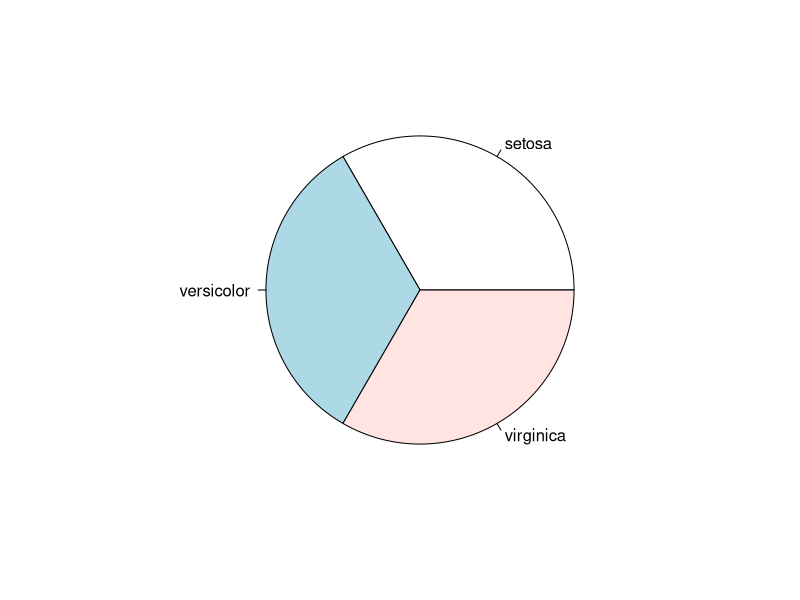
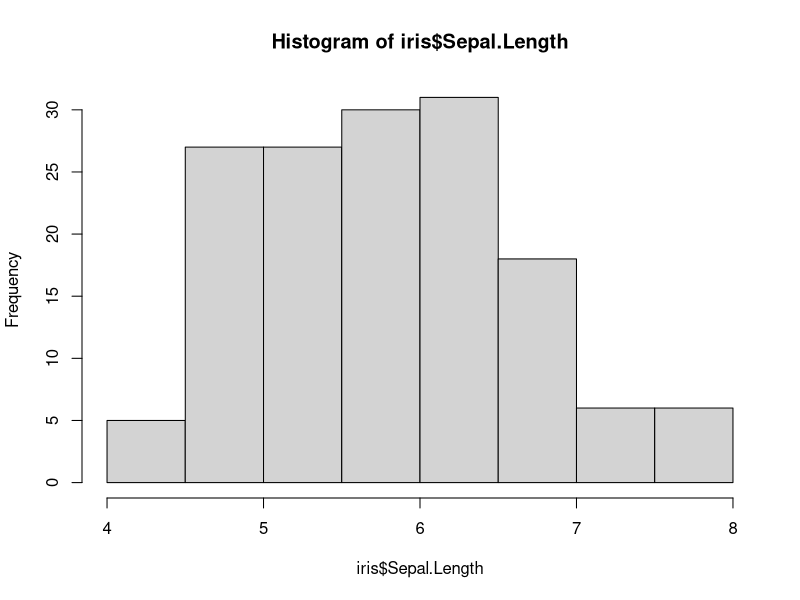
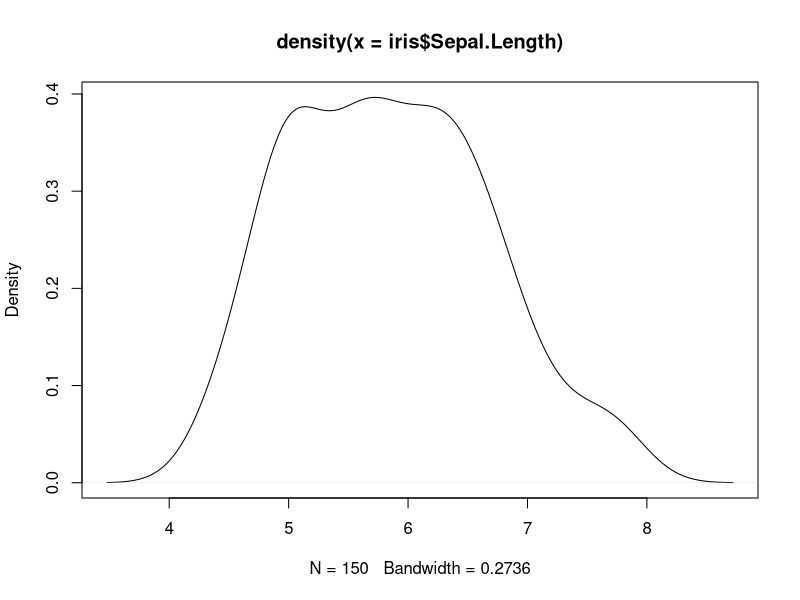
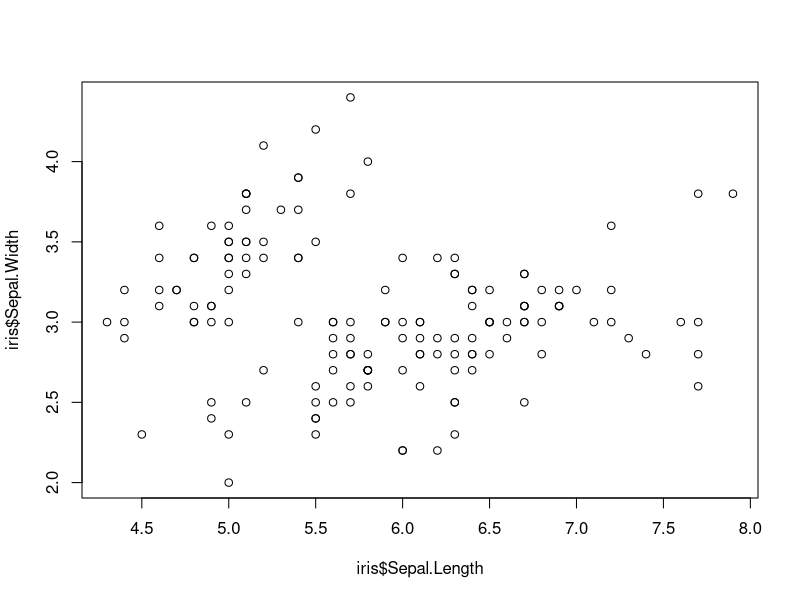
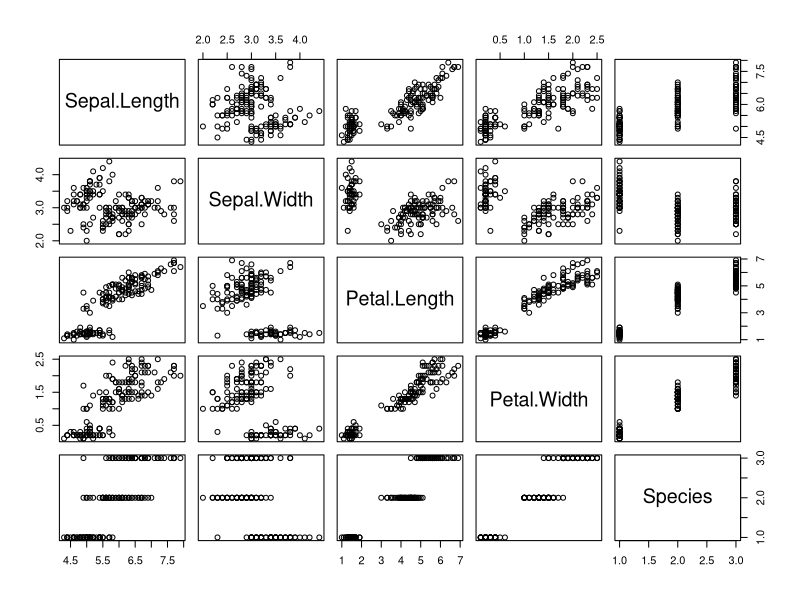
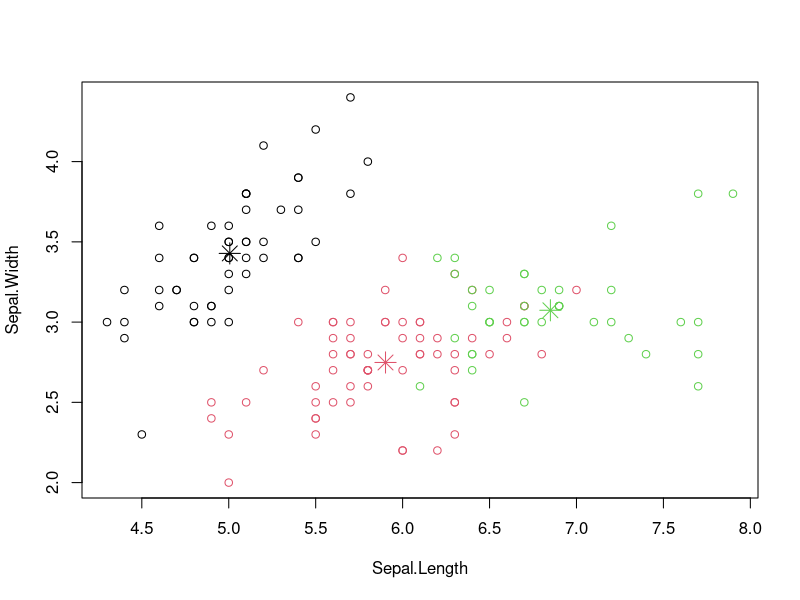

The R source for these figures, in order:
## ---- chunk 1
dim(iris)
## ---- chunk 2
names(iris)
## ---- chunk 3
str(iris)
## ---- chunk 4
iris[1:5,]
## ---- chunk 5
summary(iris)
## ---- chunk 6
table(iris$Species)
## ---- chunk 7
pie(table(iris$Species))
## ---- chunk 8
cor(iris$Sepal.Length, iris$Petal.Length)
## ---- chunk 9
hist(iris$Sepal.Length)
## ---- chunk 10
plot(density(iris$Sepal.Length))
## ---- chunk 11
plot(iris$Sepal.Length, iris$Sepal.Width)
## ---- chunk 12
pairs(iris)
## ---- chunk 13
newiris <- iris
newiris$Species <- NULL
## ---- chunk 14
(kc <- kmeans(newiris, 3)) 
## ---- chunk 15
table(iris$Species, kc$cluster)
## ---- chunk 16
plot(newiris[c("Sepal.Length", "Sepal.Width")], col = kc$cluster)
points(kc$centers[,c("Sepal.Length", "Sepal.Width")], col = 1:3, pch = 8, cex=2)
